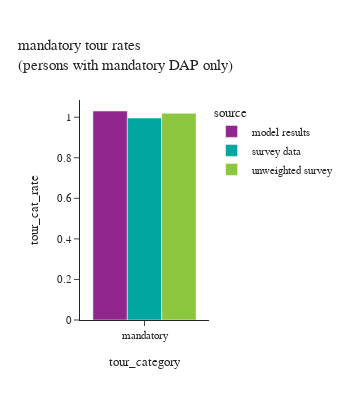
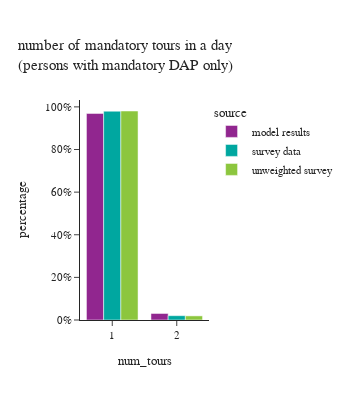

The notebook cell these images were saved under, in order:
### Markdown cell above
## mandatory tours per person

$$\text{mandatory tour rates} = {\text{count of all mandatory tours made by M DAP persons} \over \text{M DAP person count}}$$

### Code cell
#| layout-ncol: 2

# mandatory tour rates
df_plot = m_tour_data.groupby(['source','tour_category'])[['trip_weight_2017_2019']].sum().reset_index(). \
    merge(df_m_person_count, how='left', on='source')
df_plot['tour_cat_rate'] = df_plot['trip_weight_2017_2019']/df_plot['hh_weight_2017_2019']

fig = px.bar(df_plot, x="tour_category", y="tour_cat_rate", color="source",barmode="group", #template="simple_white",
             # color_discrete_sequence=config['psrc_color'],
             title="mandatory tour rates <br>(persons with mandatory DAP only)")
fig.update_layout(height=400, width=350)
fig.show()

# number of mandatory tours
df_plot = m_tour_data[['person_id','source','tour_category','tour_id','hh_weight_2017_2019']].groupby(['person_id','source','tour_category','hh_weight_2017_2019']).count().reset_index()
df_plot['num_tours'] = df_plot['tour_id']
df_plot = df_plot.groupby(['source','tour_category','num_tours'])[['hh_weight_2017_2019']].sum().reset_index()
df_plot['percentage'] = df_plot.groupby(['tour_category','source'], group_keys=False)['hh_weight_2017_2019']. \
    apply(lambda x: x / float(x.sum()))

fig = px.bar(df_plot, x="num_tours", y="percentage", color="source",barmode="group",
             title="number of mandatory tours in a day <br>(persons with mandatory DAP only)")
fig.update_layout(height=400, width=350, yaxis=dict(tickformat=".0%"))
fig.show()

### Figure 1 — Plotly figure (JSON) as saved in the notebook; plotly's stock layout.template omitted (floating-point values rounded to 4 significant figures)
{"data": [{"alignmentgroup": "True", "hovertemplate": "source=model results<br>tour_category=%{x}<br>tour_cat_rate=%{y}<extra></extra>", "legendgroup": "model results", "marker": {"color": "#91268F", "pattern": {"shape": ""}}, "name": "model results", "offsetgroup": "model results", "orientation": "v", "showlegend": true, "textposition": "auto", "type": "bar", "x": ["mandatory"], "xaxis": "x", "y": [1.031], "yaxis": "y"}, {"alignmentgroup": "True", "hovertemplate": "source=survey data<br>tour_category=%{x}<br>tour_cat_rate=%{y}<extra></extra>", "legendgroup": "survey data", "marker": {"color": "#00A7A0", "pattern": {"shape": ""}}, "name": "survey data", "offsetgroup": "survey data", "orientation": "v", "showlegend": true, "textposition": "auto", "type": "bar", "x": ["mandatory"], "xaxis": "x", "y": [0.9962], "yaxis": "y"}, {"alignmentgroup": "True", "hovertemplate": "source=unweighted survey<br>tour_category=%{x}<br>tour_cat_rate=%{y}<extra></extra>", "legendgroup": "unweighted survey", "marker": {"color": "#8CC63E", "pattern": {"shape": ""}}, "name": "unweighted survey", "offsetgroup": "unweighted survey", "orientation": "v", "showlegend": true, "textposition": "auto", "type": "bar", "x": ["mandatory"], "xaxis": "x", "y": [1.019], "yaxis": "y"}], "layout": {"barmode": "group", "height": 400, "legend": {"title": {"text": "source"}, "tracegroupgap": 0}, "title": {"text": "mandatory tour rates <br>(persons with mandatory DAP only)"}, "width": 350, "xaxis": {"anchor": "y", "domain": [0.0, 1.0], "title": {"text": "tour_category"}}, "yaxis": {"anchor": "x", "domain": [0.0, 1.0], "title": {"text": "tour_cat_rate"}}}}

### Figure 2 — Plotly figure (JSON) as saved in the notebook; plotly's stock layout.template omitted (floating-point values rounded to 4 significant figures)
{"data": [{"alignmentgroup": "True", "hovertemplate": "source=model results<br>num_tours=%{x}<br>percentage=%{y}<extra></extra>", "legendgroup": "model results", "marker": {"color": "#91268F", "pattern": {"shape": ""}}, "name": "model results", "offsetgroup": "model results", "orientation": "v", "showlegend": true, "textposition": "auto", "type": "bar", "x": [1, 2], "xaxis": "x", "y": [0.9694, 0.03062], "yaxis": "y"}, {"alignmentgroup": "True", "hovertemplate": "source=survey data<br>num_tours=%{x}<br>percentage=%{y}<extra></extra>", "legendgroup": "survey data", "marker": {"color": "#00A7A0", "pattern": {"shape": ""}}, "name": "survey data", "offsetgroup": "survey data", "orientation": "v", "showlegend": true, "textposition": "auto", "type": "bar", "x": [1, 2], "xaxis": "x", "y": [0.9797, 0.02028], "yaxis": "y"}, {"alignmentgroup": "True", "hovertemplate": "source=unweighted survey<br>num_tours=%{x}<br>percentage=%{y}<extra></extra>", "legendgroup": "unweighted survey", "marker": {"color": "#8CC63E", "pattern": {"shape": ""}}, "name": "unweighted survey", "offsetgroup": "unweighted survey", "orientation": "v", "showlegend": true, "textposition": "auto", "type": "bar", "x": [1, 2], "xaxis": "x", "y": [0.9807, 0.01934], "yaxis": "y"}], "layout": {"barmode": "group", "height": 400, "legend": {"title": {"text": "source"}, "tracegroupgap": 0}, "title": {"text": "number of mandatory tours in a day <br>(persons with mandatory DAP only)"}, "width": 350, "xaxis": {"anchor": "y", "domain": [0.0, 1.0], "title": {"text": "num_tours"}}, "yaxis": {"anchor": "x", "domain": [0.0, 1.0], "tickformat": ".0%", "title": {"text": "percentage"}}}}
